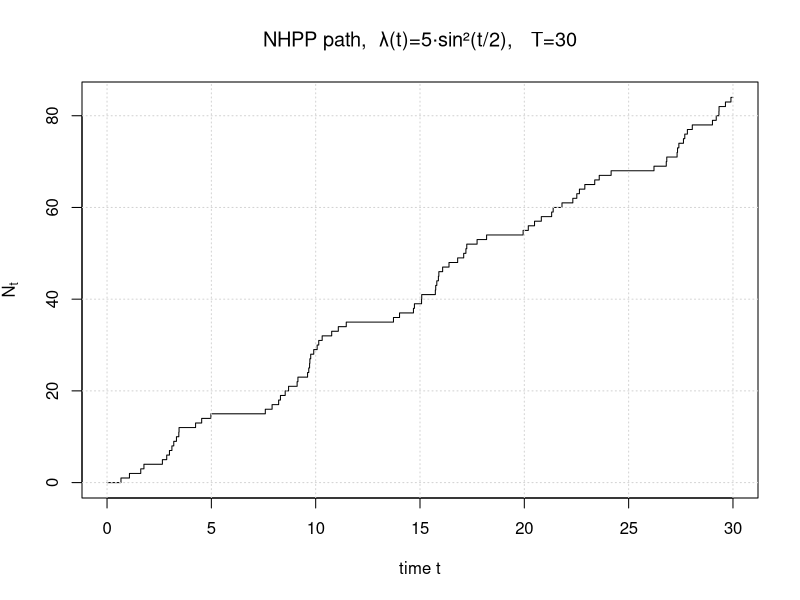
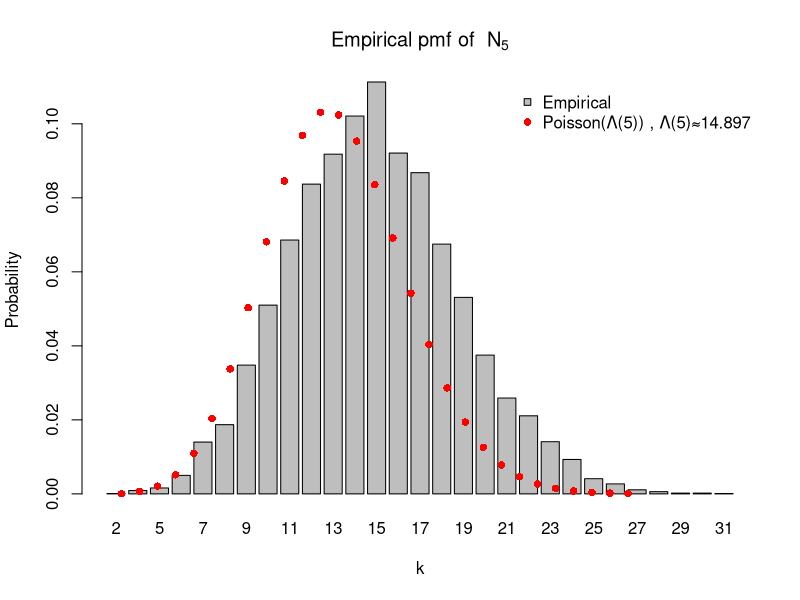

The R source for these figures, in order:
## Parameters
T_tot <- 30           # time horizon for the path in part (b)
M     <- 1e4          # Monte-Carlo replications for part (c)

lambda_t <- function(t) 5 * sin(t / 2)^2     
Lambda_t <- function(t) 2.5 * (t - sin(t))         

## Part A: generating path
simulate_NHPP_path <- function(T_end,
                               lambda_fun  = lambda_t,
                               lambda_max  = 5)
{
  t  <- 0           # current time
  N  <- 0           # current count
  ts <- c(0)        # jump times (incl. origin)
  Ns <- c(0)        # counts    (incl. N₀ = 0)
  
  while (TRUE) {
    w <- rexp(1, rate = lambda_max)
    t <- t + w
    if (t > T_end) break
    
    ## thinning step
    if (runif(1) < lambda_fun(t) / lambda_max) {
      N  <- N + 1
      ts <- c(ts, t)
      Ns <- c(Ns, N)
    }
  }
  
  ts <- c(ts, T_end)
  Ns <- c(Ns, N)
  
  data.frame(time = ts, count = Ns)
}

## Part B: draw one path (T = 30)
set.seed(1)
path <- simulate_NHPP_path(T_tot)

plot(path$time, path$count, type = "s",
     main = bquote("NHPP path,  λ(t)=5·sin²(t/2),   T="*.(T_tot)),
     xlab = "time t", ylab = expression(N[t]))
grid()

## Part C: empirical vs. true pmf of  Ns
T_check <- 5

### Simulate N₅ M=10^4 times using previous algorithm
sim_N5 <- replicate(
  M,
  {
    df <- simulate_NHPP_path(T_check)
    tail(df$count, 1)           # last count is N₅
  }
)

### Empirical pmf
pmf_hat <- table(sim_N5) / M

barplot(pmf_hat,
        names.arg = names(pmf_hat),
        xlab = expression(k), ylab = "Probability",
        main = expression("Empirical pmf of  N"[5]))

### Comparison
lambda_bar <- Lambda_t(T_check)           # mean of the Poisson law
k_vals <- as.integer(names(pmf_hat))

points(1:length(k_vals),
       dpois(k_vals, lambda_bar),
       pch = 16, col = "red")
legend("topright",
       legend = c("Empirical", paste0("Poisson(Λ(5)) , Λ(5)≈", round(lambda_bar,3))),
       pch = c(22, 16), pt.bg = c("grey", NA), col = c("black", "red"), bty = "n")

